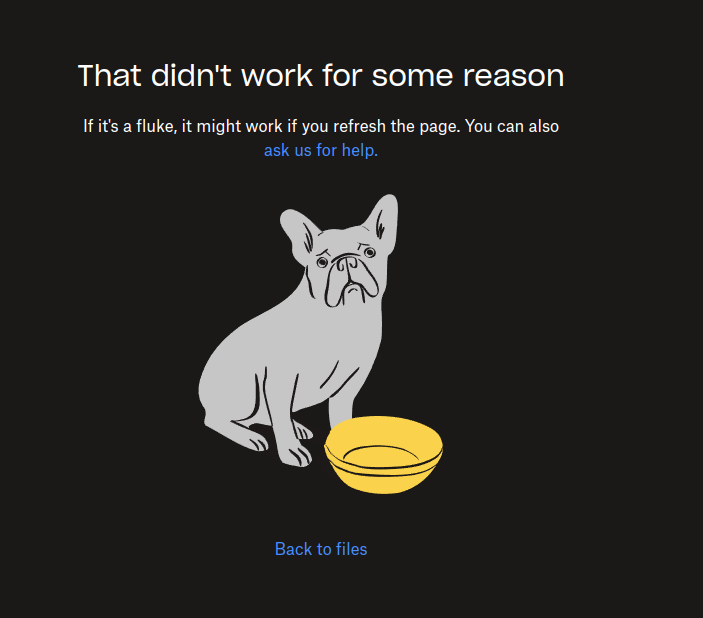
#> input picture dog.png, 703 x 618 px
$ python image_tracking_with_color.py
#> lines starting #> are read from the running program, lines starting #| are printed output that depends on the picture; after the words box and inside, x2 and y2 are one past the last pixel; in counts of white or black regions, pixels touching at a corner belong together
import cv2 as cv
import numpy as np

imgDog = cv.imread('dog.png',cv.IMREAD_COLOR)
#> imgDog is the input picture: shape (618, 703, 3); mean B, G, R 38.1, 40.9, 42.3

imgDog_HSV = cv.cvtColor(imgDog,cv.COLOR_BGR2HSV)
#> imgDog_HSV: shape (618, 703, 3); mean H, S, V 15, 23.2, 43.2

while 1:

    mark = cv.inRange(imgDog_HSV,np.array([20,100,100]),np.array([30,255,255]))
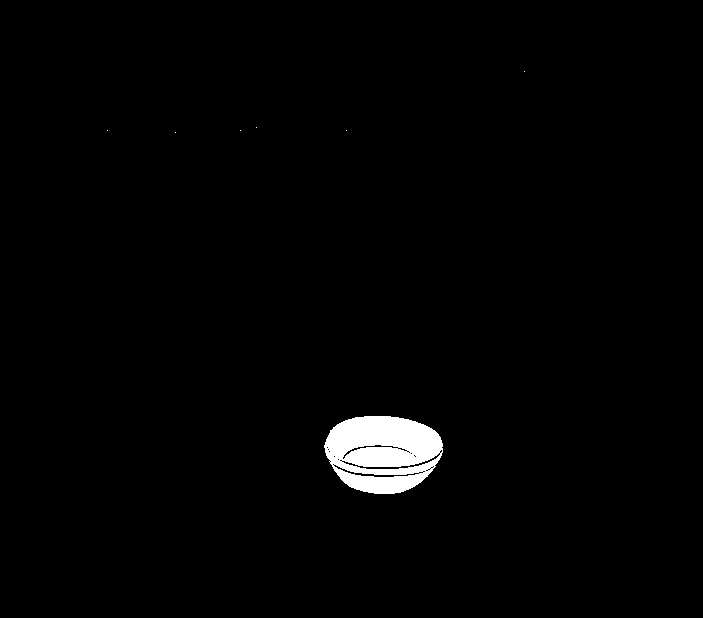
#> mark: shape (618, 703); 1.6% white; 7 white regions (6 under 20 px), largest, box (x1, y1, x2, y2) and area: (324, 416, 443, 494) 6822

    mark_img = cv.bitwise_and(imgDog,imgDog,mask = mark)

    cv.imshow('orinal image',imgDog)
    cv.imshow('img Dog hsv', imgDog_HSV)
    cv.imshow('mark yellow', mark)
    cv.imshow('img add mark', mark_img)

    key = cv.waitKey(1) & 0xFF
#> (key q is pressed here)
    if key == ord("q"):
        break

cv.destroyAllWindows()
